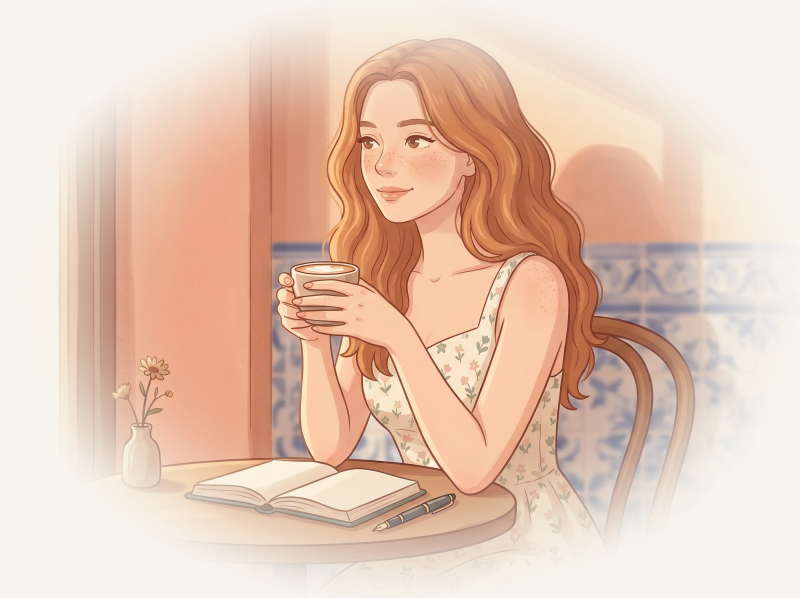
#> input picture docs/assets/lumina-cafe.jpg, 2400 x 1792 px, given in place of lumina-cafe.png, which was not available (shown at 1/3 size)
$ python paper_vignette.py
#> lines starting #> are read from the running program, lines starting #| are printed output that depends on the picture
"""
Soft-vignette the two scene illustrations into the site's paper color.

We don't repaint the artwork. We just lay a paper-colored overlay
that's 0% opaque in the central area and ramps up to 100% at the
edges, so the picture seems to dissolve into the page.

The radial mask is intentionally generous (large clear center, gentle
falloff) so detail is preserved.
"""

from __future__ import annotations

from pathlib import Path

import numpy as np
from PIL import Image, ImageFilter

PAPER = (247, 245, 238)  # site --paper

SRC_DIR = Path(__file__).resolve().parents[1] / "source-assets"
OUT_DIR = Path(__file__).resolve().parents[1] / "assets"


def vignette_to_paper(src: Path, dst: Path) -> None:
    img = Image.open(src).convert("RGB")
#> img is the input picture: PIL image 2400x1792 RGB; mean R, G, B 229.4, 200.7, 182.3
    w, h = img.size
#> w = 2400; h = 1792

    # Build a radial alpha mask: 0 in the center clear area, 1 at the edges.
    # Use elliptical normalized distance, soft falloff via smoothstep.
    yy, xx = np.indices((h, w), dtype=np.float32)
    cx, cy = (w - 1) / 2.0, (h - 1) / 2.0
#> cx = 1199.5; cy = 895.5
    nx = (xx - cx) / cx
    ny = (yy - cy) / cy
    r = np.sqrt(nx * nx + ny * ny)  # 0 at center, ~1 near edges, >1 at corners

    # Clear inside r<inner, fully paper outside r>outer, smooth between.
    inner = 0.55
    outer = 1.05
    t = np.clip((r - inner) / (outer - inner), 0.0, 1.0)
    # smoothstep
    alpha = t * t * (3 - 2 * t)

    # Slight extra vignette on the very corners so the rectangle silhouette dies completely.
    corner = np.maximum(np.abs(nx), np.abs(ny))
    corner_t = np.clip((corner - 0.85) / 0.25, 0.0, 1.0)
    alpha = np.maximum(alpha, corner_t * corner_t * (3 - 2 * corner_t))

    # Composite paper over the image using the alpha mask.
    arr = np.asarray(img, dtype=np.float32)
    paper = np.full_like(arr, PAPER, dtype=np.float32)
    a = alpha[..., None]
    out = arr * (1 - a) + paper * a
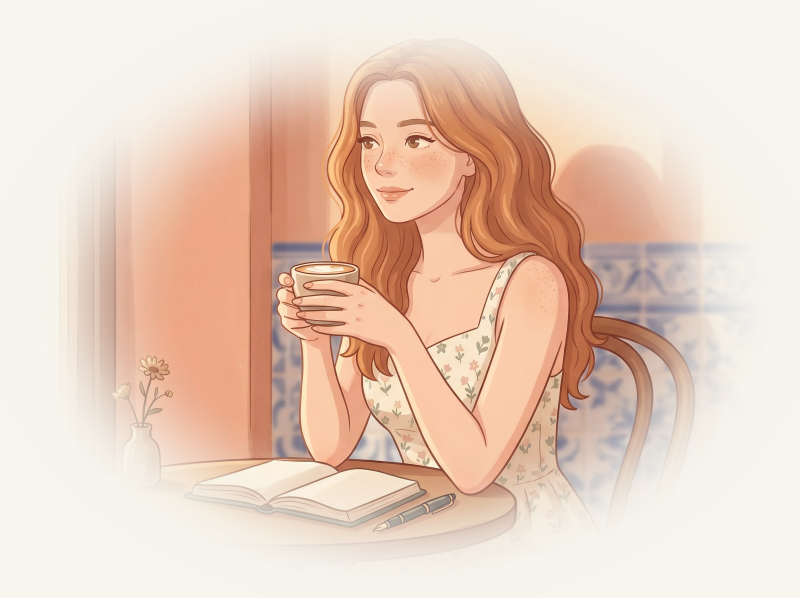
#> out: shape (1792, 2400, 3) float32 (shown at 1/3 size); mean R, G, B 236.5, 210.1, 192.8

    out_img = Image.fromarray(np.clip(out, 0, 255).astype(np.uint8), "RGB")

    # A tiny blur on the very outermost ring further softens any seam.
    # Cheap trick: blur the whole thing once and blend the blur in only at the edge.
    blurred = out_img.filter(ImageFilter.GaussianBlur(radius=1.2))
    edge_only = (alpha > 0.05).astype(np.float32)[..., None]
    blended = np.asarray(out_img, dtype=np.float32) * (1 - 0.35 * edge_only) + np.asarray(
        blurred, dtype=np.float32
    ) * (0.35 * edge_only)
    out_img = Image.fromarray(np.clip(blended, 0, 255).astype(np.uint8), "RGB")

    out_img.save(dst, "JPEG", quality=88, optimize=True)
    print(f"  -> {dst}  ({dst.stat().st_size // 1024} KB)")


def main() -> None:
    OUT_DIR.mkdir(parents=True, exist_ok=True)
    pairs = [
        ("lumina-cafe.png", "lumina-cafe.jpg"),
        ("lumina-biscuit.png", "lumina-biscuit.jpg"),
    ]
    for src_name, jpg_name in pairs:
        src = SRC_DIR / src_name
        if not src.exists():
            print(f"!! missing {src}")
            continue
        print(f"[{src_name}]")
        vignette_to_paper(src, OUT_DIR / jpg_name)
#> pass 2 of the loop in main, `for src_name, jpg_name in pairs:`:
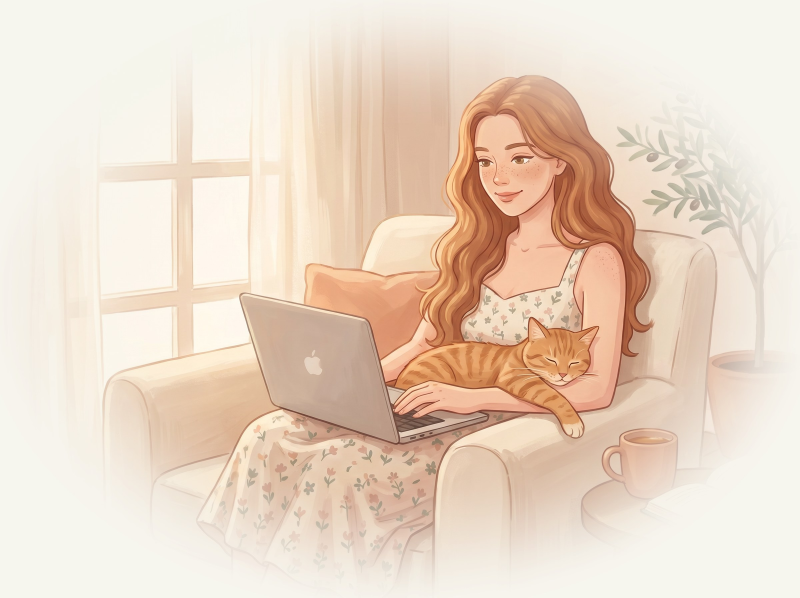
#> input picture docs/assets/lumina-biscuit.jpg, 2400 x 1792 px, given in place of lumina-biscuit.png, which was not available (shown at 1/3 size)
#> in vignette_to_paper, img is the input picture: PIL image 2400x1792 RGB; mean R, G, B 234.6, 215.4, 197.9
#> in vignette_to_paper (call 2), `out = arr * (1 - a) + paper * a`:
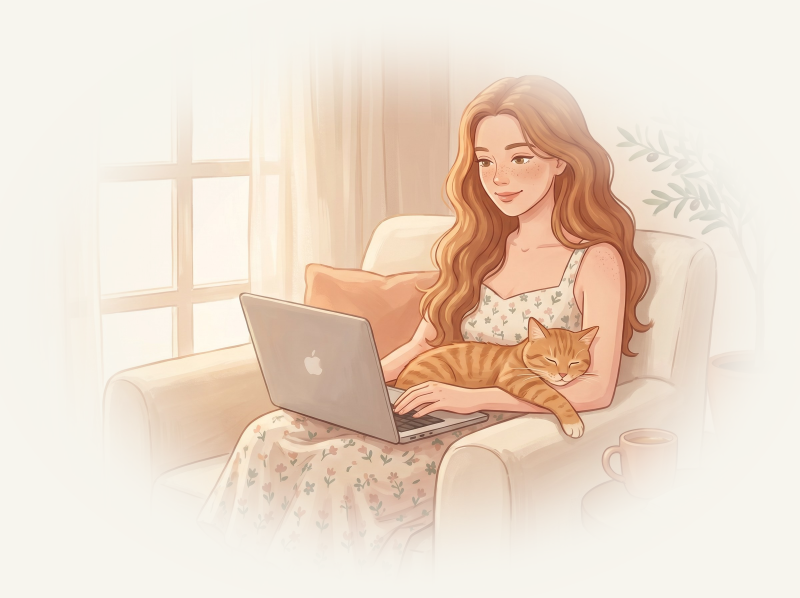
#> out: shape (1792, 2400, 3) float32 (shown at 1/3 size); mean R, G, B 241.9, 223, 206


if __name__ == "__main__":
    main()
